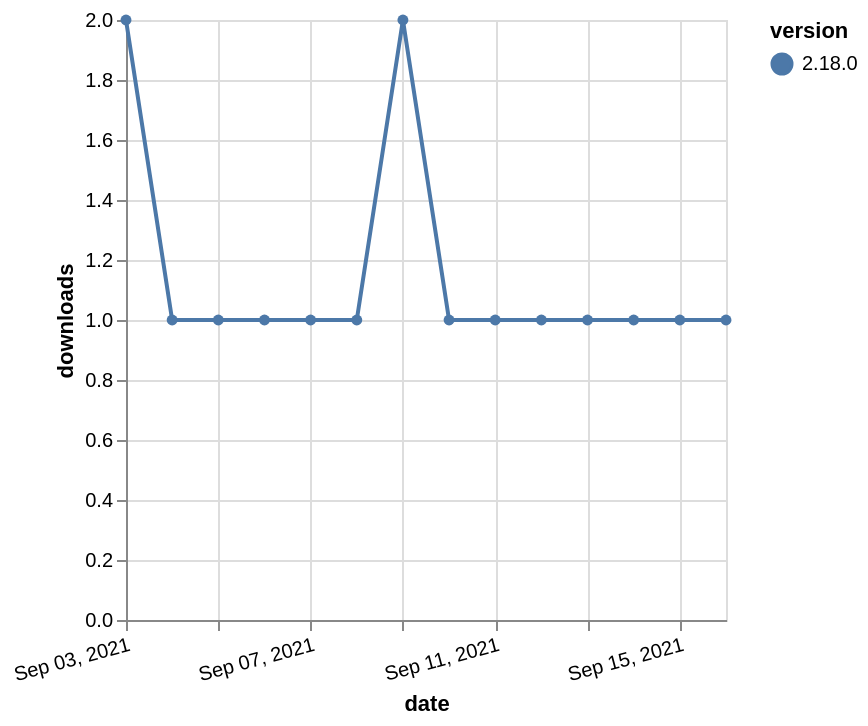

Vega-Lite specification stored for this chart:
### Vega-Lite specification from a JSON file in a GitHub repository (floating-point values rounded to 4 significant figures)
{"$schema": "https://vega.github.io/schema/vega-lite/v5.json", "description": "A simple bar chart with embedded data.", "data": {"values": [{"date": "2021-09-03", "total": 524, "delta": 2, "version": "2.18.0"}, {"date": "2021-09-04", "total": 525, "delta": 1, "version": "2.18.0"}, {"date": "2021-09-05", "total": 526, "delta": 1, "version": "2.18.0"}, {"date": "2021-09-06", "total": 527, "delta": 1, "version": "2.18.0"}, {"date": "2021-09-07", "total": 528, "delta": 1, "version": "2.18.0"}, {"date": "2021-09-08", "total": 529, "delta": 1, "version": "2.18.0"}, {"date": "2021-09-09", "total": 531, "delta": 2, "version": "2.18.0"}, {"date": "2021-09-10", "total": 532, "delta": 1, "version": "2.18.0"}, {"date": "2021-09-11", "total": 533, "delta": 1, "version": "2.18.0"}, {"date": "2021-09-12", "total": 534, "delta": 1, "version": "2.18.0"}, {"date": "2021-09-13", "total": 535, "delta": 1, "version": "2.18.0"}, {"date": "2021-09-14", "total": 536, "delta": 1, "version": "2.18.0"}, {"date": "2021-09-15", "total": 537, "delta": 1, "version": "2.18.0"}, {"date": "2021-09-16", "total": 538, "delta": 1, "version": "2.18.0"}]}, "width": "container", "mark": {"type": "line", "point": {"filled": true}}, "encoding": {"x": {"field": "date", "type": "temporal", "timeUnit": "yearmonthdate", "title": "date", "axis": {"labelAngle": -15}}, "y": {"field": "delta", "type": "quantitative", "title": "downloads"}, "color": {"field": "version", "type": "nominal"}, "tooltip": {"field": "delta"}}}
